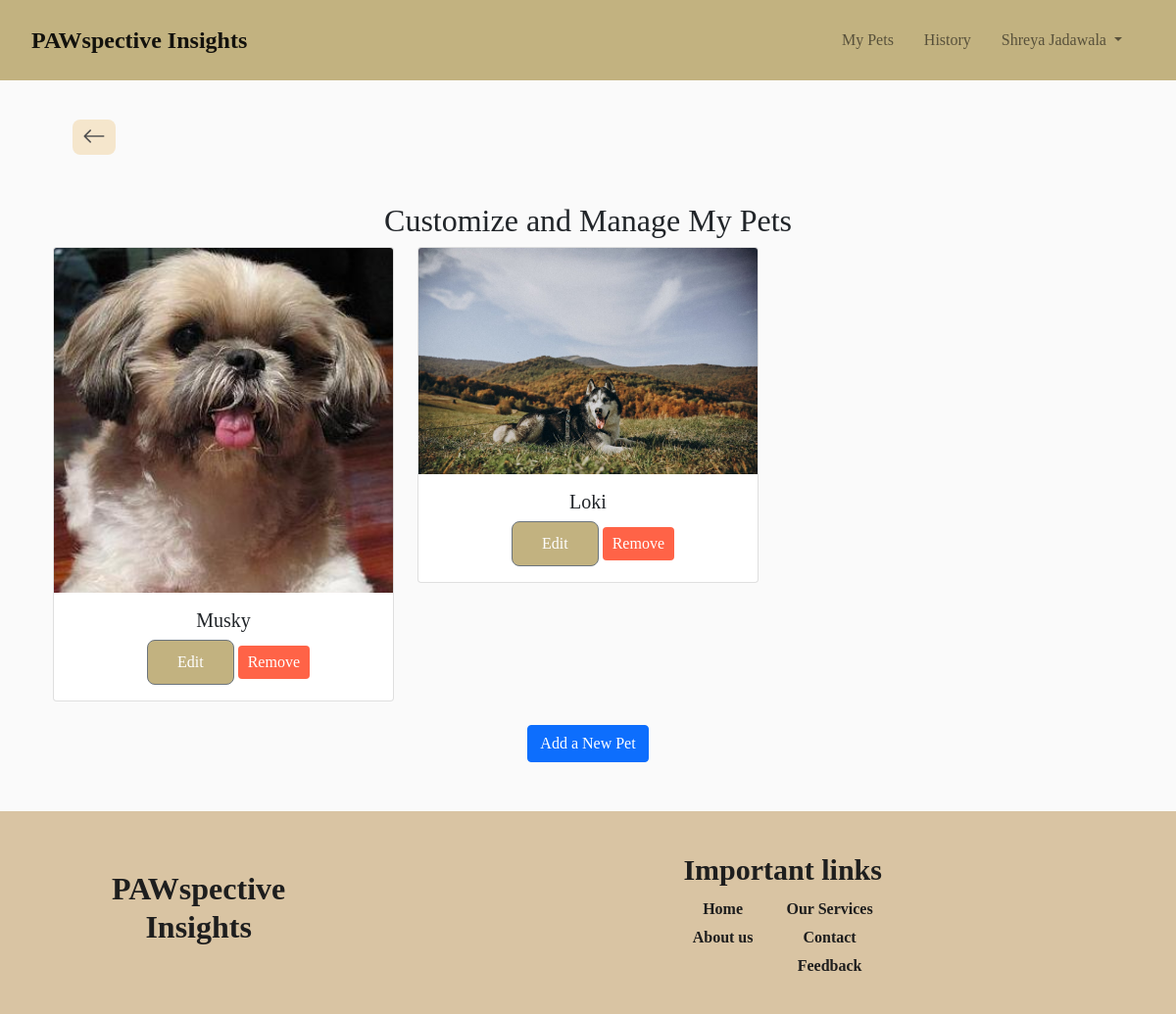
The page /customize_pets (signed in) on the database its author committed.
### app.py (models this page shows)
class Pet(db.Model):
    id = db.Column(db.Integer, primary_key=True)
    name = db.Column(db.String(100), nullable=False)
    breed = db.Column(db.String(100))
    age = db.Column(db.Integer)
    weight = db.Column(db.Float(20))
    sex = db.Column(db.String(10))
    image = db.Column(db.String(100))
    user_id = db.Column(db.Integer, db.ForeignKey('user.id'), nullable=False)

### app.py (the view)
@app.route('/customize_pets')
def customize_pets():
    if 'user' not in session:
        return redirect(url_for('login'))
    user_id = session['user']['id']
    pets = Pet.query.filter_by(user_id=user_id).all()
    return render_template('customize_pets.html', pets=pets)

### templates/customize_pets.html (shortened to what this page needs)
{% extends "base.html" %}
{% block content %}
<div class="container mt-3">
    <a href="/my_pets" class="btn-back">
        <i class="bi bi-arrow-left"></i>
    </a>
</div>
<div class="container mt-5 text-center">
    <h2>Customize and Manage My Pets</h2>
    {% if pets %}
    <div class="row">
        {% for pet in pets %}
        <div class="col-md-4">
            <div class="card mb-4">
                <img src="{{ url_for('static', filename='uploads/' + pet.image) }}" class="card-img-top" alt="{{ pet.name }}">
                <div class="card-body">
                    <h5 class="card-title">{{ pet.name }}</h5>
                    <a href="/edit_pet/{{ pet.id }}" class="btn btn-secondary">Edit</a>
                    <a href="/remove_pet/{{ pet.id }}" class="btn btn-danger">Remove</a>
                </div>
            </div>
        </div>
        {% endfor %}
    </div>
    <a href="/add_pet" class="btn btn-primary">Add a New Pet</a>
    {% else %}
    <p>No pets added yet.</p>
    <a href="/add_pet" class="btn btn-primary">Add a New Pet</a>
    {% endif %}
</div>
{% endblock %}

### static/css/style.css (style rules this page uses)
body, html { margin: 0; padding: 0; font-family: 'Times New Roman', Times, serif; background-color: #fafafa; }
.btn-back { background: none; border: none; color: #4e4e4e; font-size: 18px; font-weight: bold; padding: 5px; text-decoration: none; margin-left: 20px; }
.btn-back { background-color: #f5e6cc; border: none; color: #4e4e4e; font-size: 24px; padding: 5px 10px; text-decoration: none; margin-left: 20px; border-radius: 8px; }
.btn-back i { font-size: 24px; }
.btn-danger { background-color: #ff6347; border: none; padding: 5px 10px; }
.btn-secondary { background-color: #c2b280; color: white; padding: 10px 30px; margin-left: 10px; border-radius: 8px; text-decoration: none; font-size: 16px; }

### templates/base.html (style rules this page uses)
body, html { height: 100%; margin: 0; display: flex; flex-direction: column; }

### rows shown on the page
Pet: image+name (picture), name "Musky"
Pet: image+name (picture), name "Loki"

### other values the page prints
{{ session['user']['name'] }} "Shreya Jadawala"
